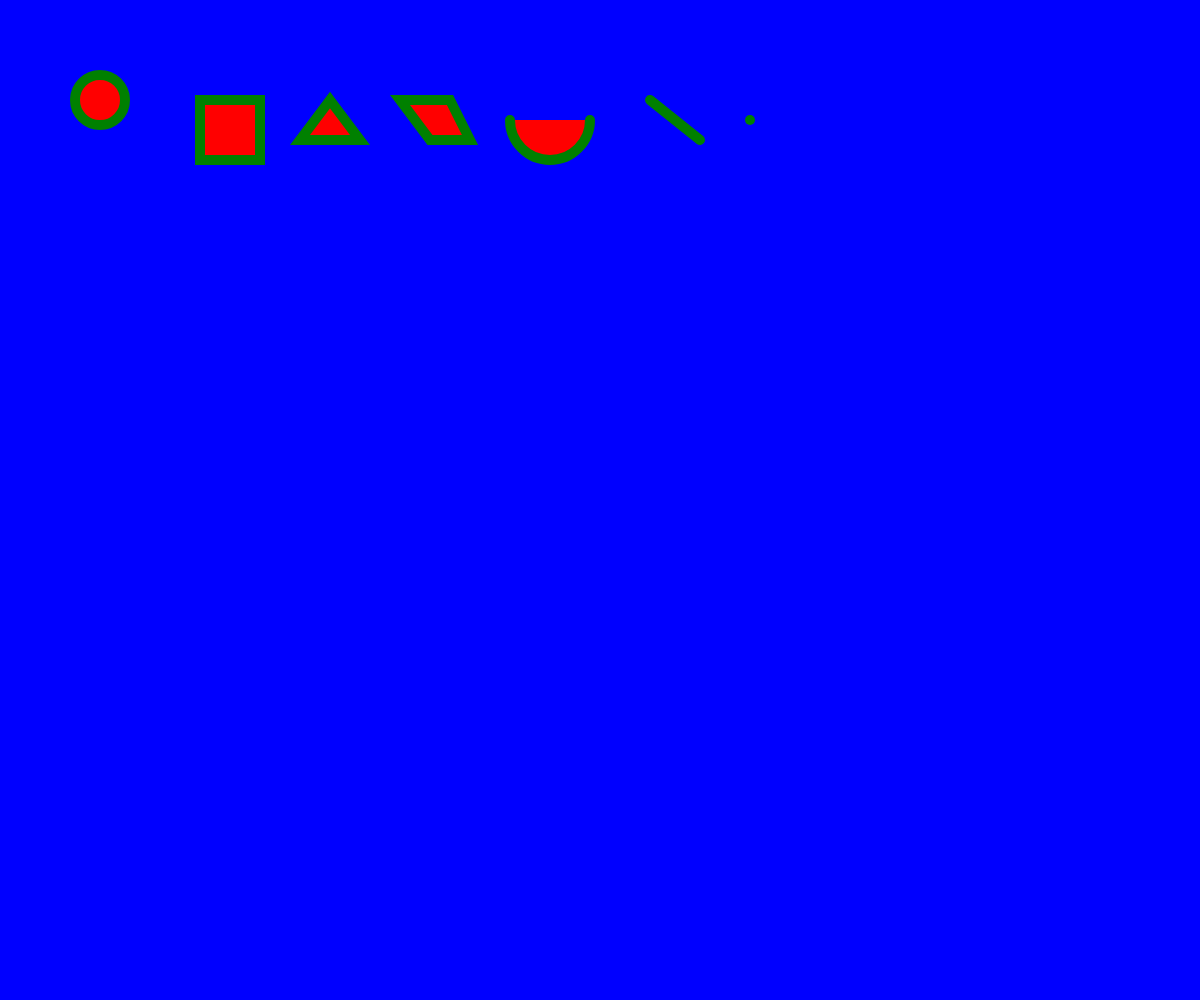
Frame 1 (no input)
Frame 60 (no input): identical to frame 1, image omitted
Frame 120 (the mouse pressed at the canvas centre since frame 60): identical to frame 1, image omitted

The p5.js sketch that drew this single still picture (run headless with seeded random() and noise() and a simulated clock; from frame 60 on, the mouse is pressed at the canvas centre):

// p5.js sketch
// ── sketch.js
/* - - Draw All Shapes - - */

/* - - Setup - - */
function setup() {
  createCanvas(windowWidth, windowHeight);
}

/* - - Draw - - */
function draw() {
  background('blue');

  // Draw shapes
  fill('red');
  stroke('green');
  strokeWeight(10);
  ellipse(100, 100, 50, 50); // Circle
  rect(200, 100, 60, 60);    // Rectangle
  triangle(300, 140, 330, 100, 360, 140); // Triangle
  quad(400, 100, 450, 100, 470, 140, 430, 140); // Quadrilateral
  arc(550, 120, 80, 80, 0, PI); // Arc
  line(650, 100, 700, 140); // Line
  point(750, 120); // Point
}

// function: window resize
function windowResized() {
  resizeCanvas(windowWidth, windowHeight);
}
